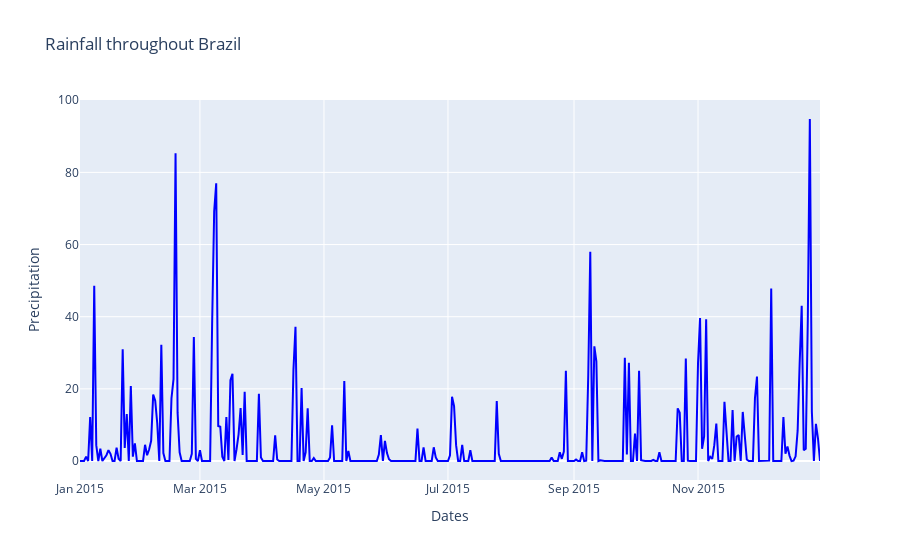

Source (notebook cell):
### Markdown cell above
##### How is the rainfall for the year?

### Code cell
fig = go.Figure()
# Create and style traces
fig.add_trace(go.Scatter(x=df['Date'], y=df['Precipitation'], name='Rainfall for the year',
                         line=dict(color='blue', width=2)))



# Edit the layout
fig.update_layout(title='Rainfall throughout Brazil',
                   xaxis_title='Dates',
                   yaxis_title='Precipitation')


fig.show()

### Figure 1 — Plotly figure (JSON) as saved in the notebook; plotly's stock layout.template omitted (floating-point values rounded to 4 significant figures; data arrays with more than 128 entries replaced by an {"elided": "..."} marker saying what was removed)
{"data": [{"line": {"color": "blue", "width": 2}, "name": "Rainfall for the year", "type": "scatter", "x": {"elided": "365 str values"}, "y": {"elided": "365 float values"}}], "layout": {"title": {"text": "Rainfall throughout Brazil"}, "xaxis": {"title": {"text": "Dates"}}, "yaxis": {"title": {"text": "Precipitation"}}}}
